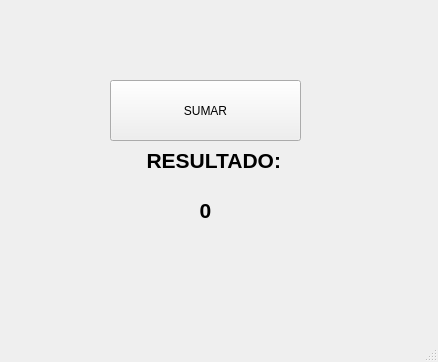
<?xml version="1.0" encoding="UTF-8"?>
<ui version="4.0">
 <class>MainWindow</class>
 <widget class="QMainWindow" name="MainWindow">
  <property name="geometry">
   <rect>
    <x>0</x>
    <y>0</y>
    <width>438</width>
    <height>362</height>
   </rect>
  </property>
  <property name="windowTitle">
   <string>MainWindow</string>
  </property>
  <widget class="QWidget" name="centralwidget">
   <widget class="QLabel" name="label">
    <property name="geometry">
     <rect>
      <x>110</x>
      <y>140</y>
      <width>171</width>
      <height>41</height>
     </rect>
    </property>
    <property name="font">
     <font>
      <pointsize>16</pointsize>
      <weight>75</weight>
      <bold>true</bold>
     </font>
    </property>
    <property name="text">
     <string>RESULTADO:</string>
    </property>
    <property name="alignment">
     <set>Qt::AlignRight|Qt::AlignTrailing|Qt::AlignVCenter</set>
    </property>
   </widget>
   <widget class="QLabel" name="txt_resultado">
    <property name="geometry">
     <rect>
      <x>30</x>
      <y>190</y>
      <width>351</width>
      <height>41</height>
     </rect>
    </property>
    <property name="font">
     <font>
      <pointsize>16</pointsize>
      <weight>75</weight>
      <bold>true</bold>
     </font>
    </property>
    <property name="text">
     <string>0</string>
    </property>
    <property name="alignment">
     <set>Qt::AlignCenter</set>
    </property>
   </widget>
   <widget class="QPushButton" name="btn_sumar">
    <property name="geometry">
     <rect>
      <x>110</x>
      <y>80</y>
      <width>191</width>
      <height>61</height>
     </rect>
    </property>
    <property name="text">
     <string>SUMAR</string>
    </property>
   </widget>
   <widget class="QLabel" name="label_16">
    <property name="geometry">
     <rect>
      <x>30</x>
      <y>10</y>
      <width>61</width>
      <height>41</height>
     </rect>
    </property>
    <property name="text">
     <string/>
    </property>
    <property name="pixmap">
     <pixmap resource="../../../archivos/recursos.qrc">:/Logos/escudo_imagotipoUAT.png</pixmap>
    </property>
    <property name="scaledContents">
     <bool>true</bool>
    </property>
   </widget>
   <widget class="QLabel" name="label_17">
    <property name="geometry">
     <rect>
      <x>300</x>
      <y>10</y>
      <width>81</width>
      <height>51</height>
     </rect>
    </property>
    <property name="text">
     <string/>
    </property>
    <property name="pixmap">
     <pixmap resource="../../../archivos/recursos.qrc">:/Ejercicios/fians.png</pixmap>
    </property>
    <property name="scaledContents">
     <bool>true</bool>
    </property>
   </widget>
   <widget class="QLabel" name="label_18">
    <property name="geometry">
     <rect>
      <x>300</x>
      <y>260</y>
      <width>81</width>
      <height>61</height>
     </rect>
    </property>
    <property name="text">
     <string/>
    </property>
    <property name="pixmap">
     <pixmap resource="../../../archivos/recursos.qrc">:/Ejercicios/56f38-batman-logo-png-transparent-free.png</pixmap>
    </property>
    <property name="scaledContents">
     <bool>true</bool>
    </property>
   </widget>
  </widget>
  <widget class="QMenuBar" name="menubar">
   <property name="geometry">
    <rect>
     <x>0</x>
     <y>0</y>
     <width>438</width>
     <height>21</height>
    </rect>
   </property>
  </widget>
  <widget class="QStatusBar" name="statusbar"/>
 </widget>
 <resources>
  <include location="../../../archivos/recursos.qrc"/>
 </resources>
 <connections/>
</ui>
